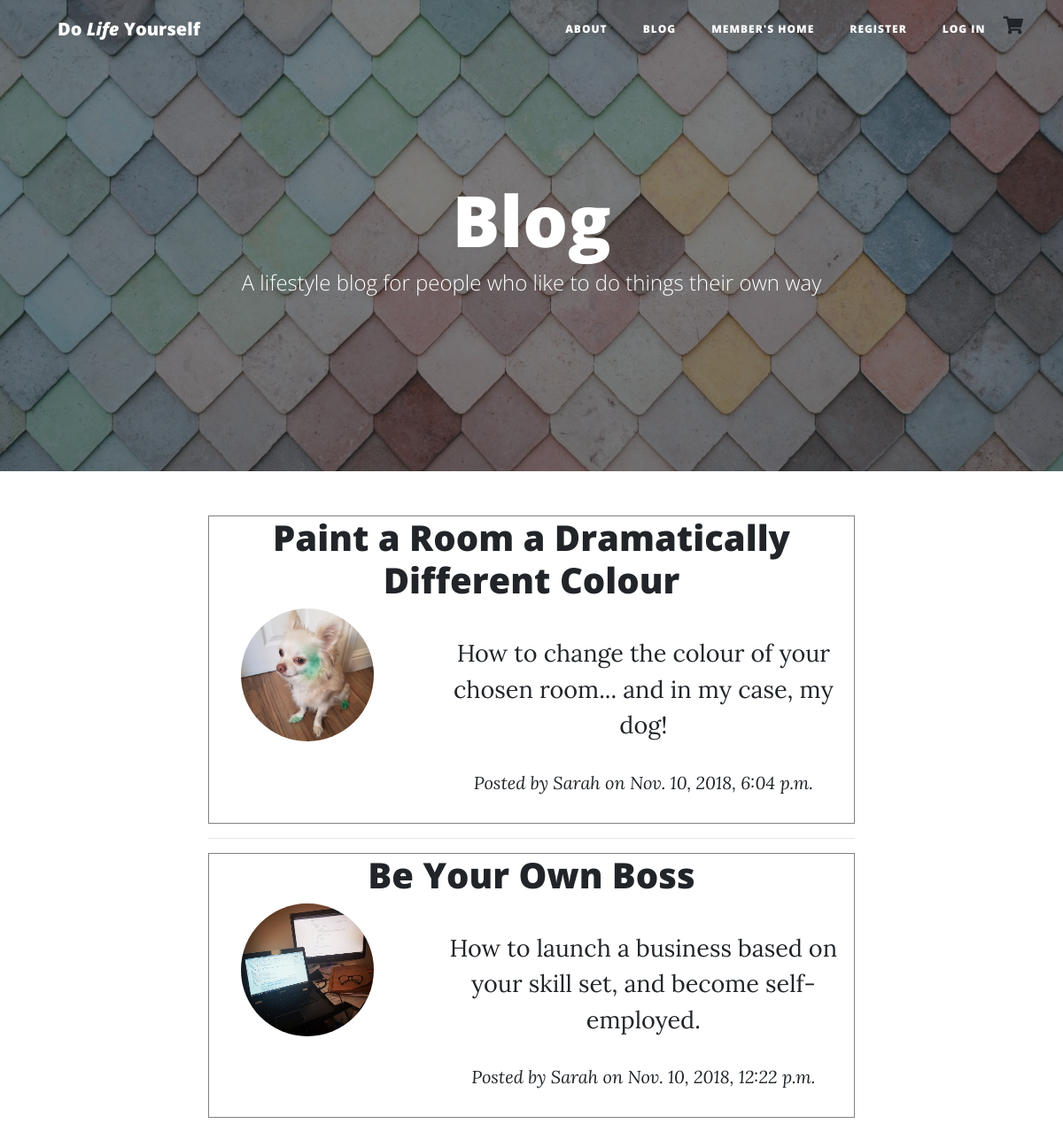
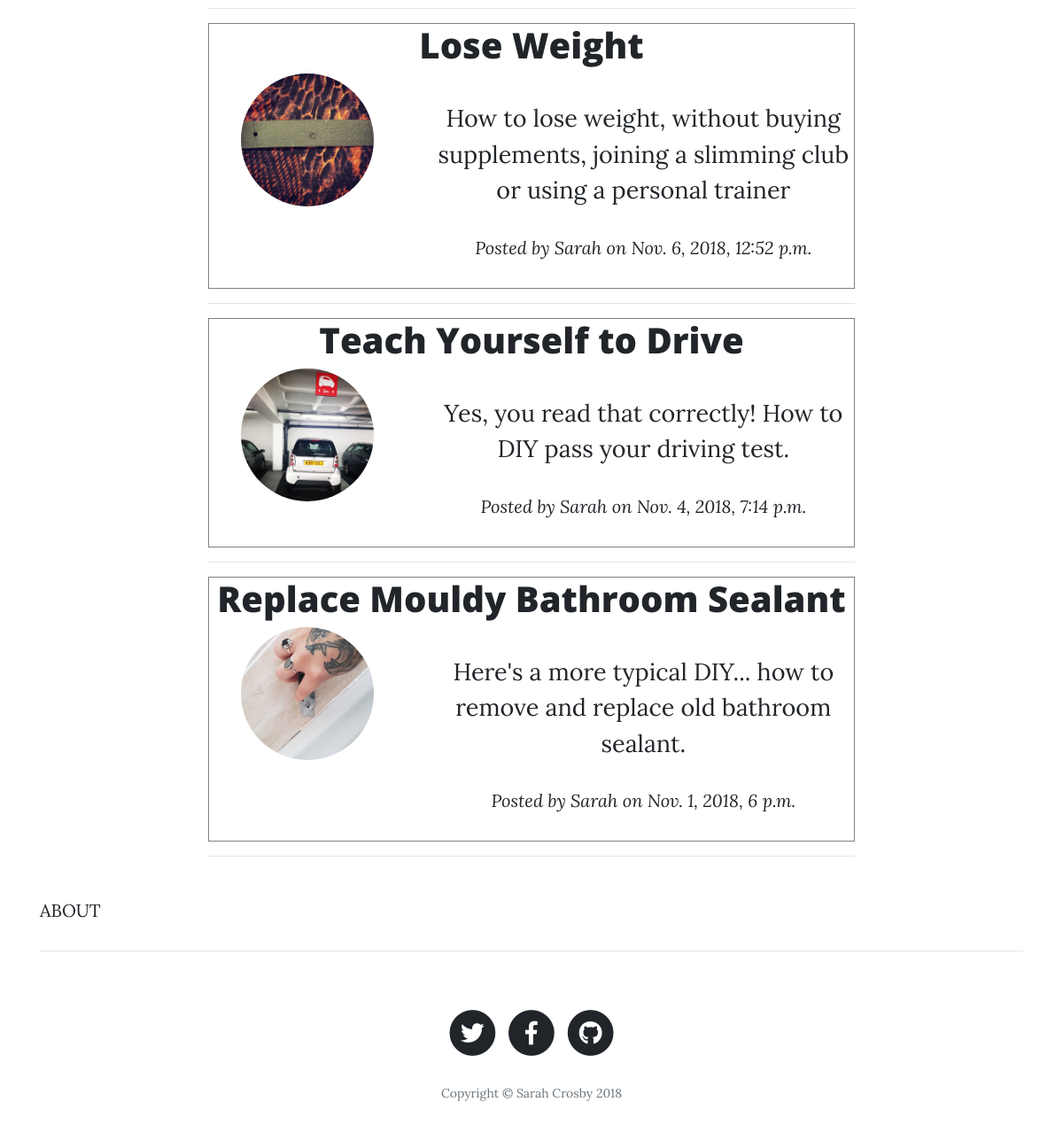
The app's page /content/ with its own data (2 pictures, top to bottom).
### content/models.py (models this page shows, shortened)
class Content(models.Model):
    title = models.CharField(max_length=200, default='')
    strapline = models.TextField(default='')
    article = models.TextField(default='')
    published_date = models.DateTimeField(blank=True, null=True,
                                          default=timezone.now)
    views = models.IntegerField(default=0)
    tag = models.CharField(max_length=30, blank=True, null=True)
    image1 = models.ImageField(upload_to="img", blank=True, null=True)
    image2 = models.ImageField(upload_to="img", blank=True, null=True)
    image3 = models.ImageField(upload_to="img", blank=True, null=True)
    image4 = models.ImageField(upload_to="img", blank=True, null=True)

### content/views.py (the view)
def get_content(request):
    contents = Content.objects.filter(published_date__lte=timezone.now()).order_by('-published_date')
    return render(request, "content.html", {'contents': contents})

### cart/contexts.py (called while the page is built)
def cart_contents(request):
    cart = request.session.get('cart', {})
    cart_items = []
    total = 0
    product_count = 0
    for id, quantity in cart.items():
        product = get_object_or_404(Product, pk=id)
        total += quantity * product.tribute
        product_count += quantity
        cart_items.append({'id': id, 'quantity': quantity, 'product': product})
    return {'cart_items': cart_items, 'total': total, 'product_count': product_count }

### content/templates/content.html (shortened to what this page needs)
{% extends 'base.html' %}
{% block content %}
    <header class="masthead" style="background-image: url('/media/img/host/background.jpg')">
      <div class="overlay"></div>
      <div class="container">
        <div class="row">
          <div class="col-lg-8 col-md-10 mx-auto">
            <div class="site-heading">
              <h1>Blog</h1>
              <span class="subheading">A lifestyle blog for people who like to do things their own way</span>
            </div>
          </div>
        </div>
      </div>
    </header>
  </head>
  <body>
   <div class="container">
      <div class="row">
        <div class="col-lg-8 col-md-10 mx-auto">
          {% for content in contents %}
          <div class="post-preview custom-content-preview">
            <a href="{% url 'content_detail' content.id %}">
              <h1 class="text-center">
                {{ content.title }}
              </h1>
              <div class="row row-flex">
                <div class="col-xs-12 col-s-4 col-md-4 col-lg-4 text-center">
                  <img class="img-content-small" src="/media/{{ content.image1 }}">
                </div>
                <div class="col-xs-12 col-s-8 col-md-8 col-lg-8 text-center">
                  <p class="content-subtitle">
                    {{ content.strapline }}
                  </p>
                 <i><p>Posted by Sarah on
                    {{ content.published_date }}</p></i>
                </div>
              </div>
            </a>
          </div>
          <hr>
          {% endfor %}
      </div>
    </div>
    <p class="index-text">ABOUT</p>
  </body>
 {% endblock %}

### static/css/custom.css (style rules this page uses)
.text-center { text-align: center; }
.img-content-small { height: 150px; width: 150px; border-radius: 50%; }
.content-subtitle { font-size: 27px; }
.custom-content-preview { border: 1px solid grey; }

### records on screen
Content: title "Paint a Room a Dramatically Different Colour", image1 (picture), strapline "How to change the colour of your chosen room... and in my case, my dog!", published_date "Nov. 10, 2018, 6:04 p.m."
Content: title "Be Your Own Boss", image1 (picture), strapline "How to launch a business based on your skill set, and become self-employed.", published_date "Nov. 10, 2018, 12:22 p.m."
Content: title "Lose Weight", image1 (picture), strapline "How to lose weight, without buying supplements, joining a slimming club or using a personal trainer", published_date "Nov. 6, 2018, 12:52 p.m."
Content: title "Teach Yourself to Drive", image1 (picture), strapline "Yes, you read that correctly! How to DIY pass your driving test.", published_date "Nov. 4, 2018, 7:14 p.m."
Content: title "Replace Mouldy Bathroom Sealant", image1 (picture), strapline "Here's a more typical DIY... how to remove and replace old bathroom sealant.", published_date "Nov. 1, 2018, 6 p.m."
